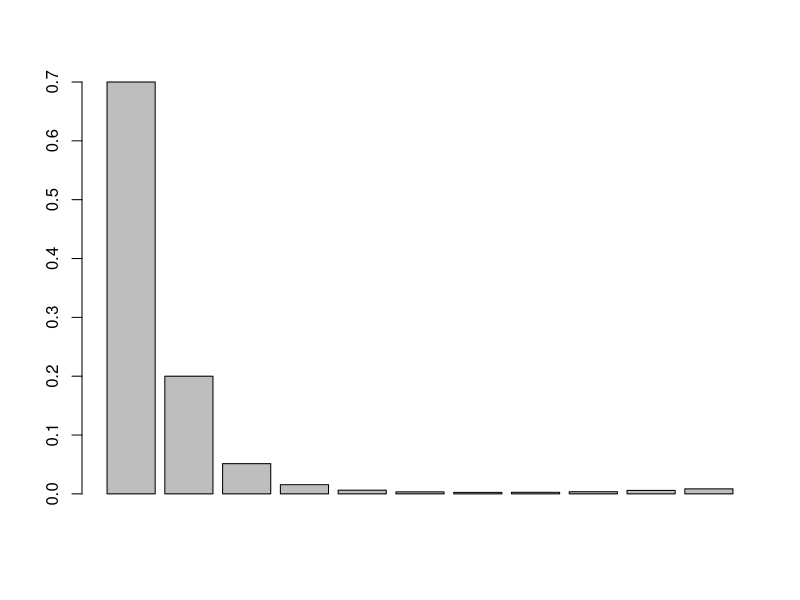

The R source for this figure:

obj = function(K,pi0,pi1,gamma)
{
      value = 0
      for (s in 2:K)
      {
            value = value + pi0*choose(K,s)*exp(s*log(pi1/pi0/K)+choose(s,2)*gamma)
      }
      value + pi0 + pi1 -1
}

obj(K=4,pi0=0.4,pi1=0.3,gamma=10)


probs = function(K,pi0,pi1,gamma)
{
      Pi = c(pi0,pi1)
      for (s in 2:K)
      {
            Pi[s+1] = pi0*choose(K,s)*exp(s*log(pi1/pi0/K)+choose(s,2)*gamma)
      }
      Pi
}

ga = uniroot(f=obj,interval=c(-200,200),K=10,pi0=0.7,pi1=0.2)
Pi = probs(K=10,pi0=0.7,pi1=0.2,gamma=ga$root)
barplot(Pi)

points(0:10,log(Pi))